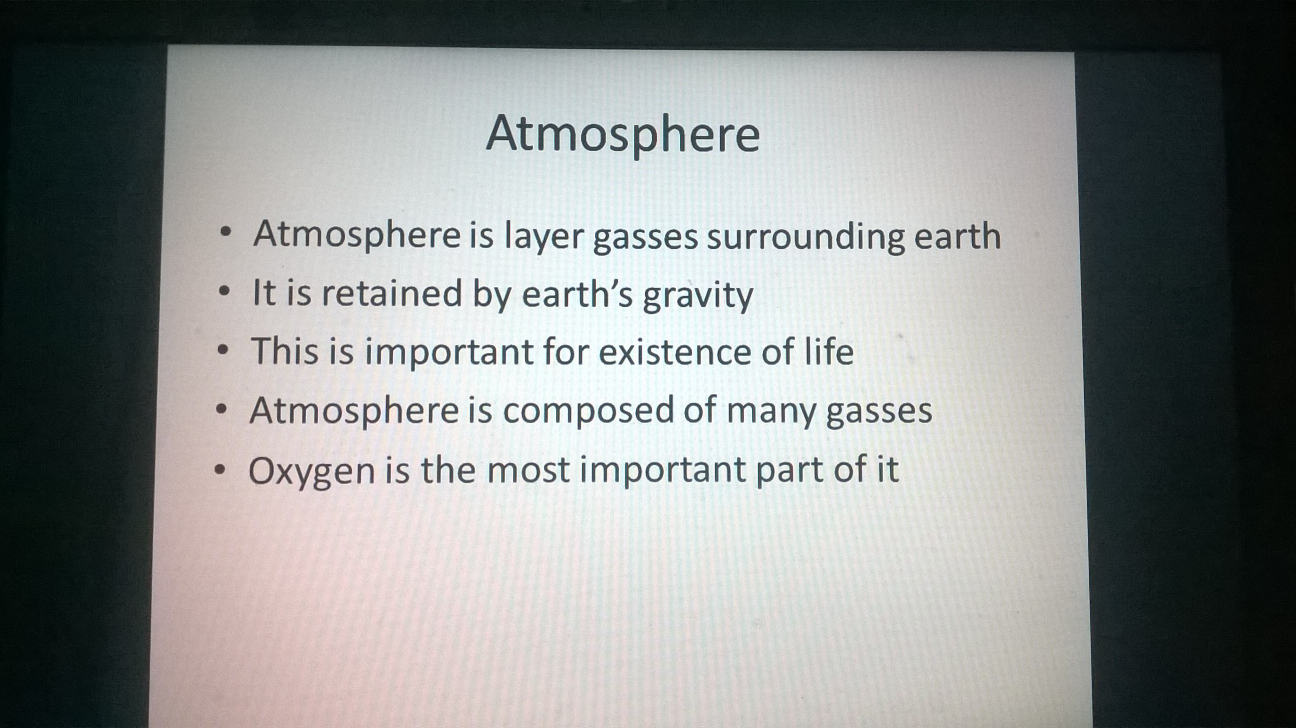
//> input picture sample_images/slide1.jpg, 2592 x 1456 px (shown at 1/2 size)
$ ./slideChange sample_images/slide1.jpg sample_images/slide2.jpg   (built with g++ and OpenCV 4)
//> lines starting //> are read from the running program, lines starting //| are printed output that depends on the picture; after the words box and inside, x2 and y2 are one past the last pixel; in counts of white or black regions, pixels touching at a corner belong together
#include <opencv2/highgui/highgui.hpp>
#include <opencv2/imgproc/imgproc.hpp>
#include <tesseract/baseapi.h>
#include <iostream>
#include <fstream>
#include <stdio.h>
#include <string>

using namespace cv;
using namespace std;

#define NORM_TH 200000

bool slideChange(string arg1, string arg2) {
//> called with arg1 = "sample_images/slide1.jpg", arg2 = "sample_images/slide2.jpg"
	Mat im1,im1_gray,im1_bw;
	Mat im2,im2_gray,im2_bw;

  	/// Read the image
  	im1 = imread( arg1, 1 );
//> im1 is the input picture: 1456 rows x 2592 cols, CV_8UC3; mean B, G, R 143.5, 144.8, 142.4
  	if( !im1.data )
  		{ return false; }

  	im2 = imread( arg2, 1 );
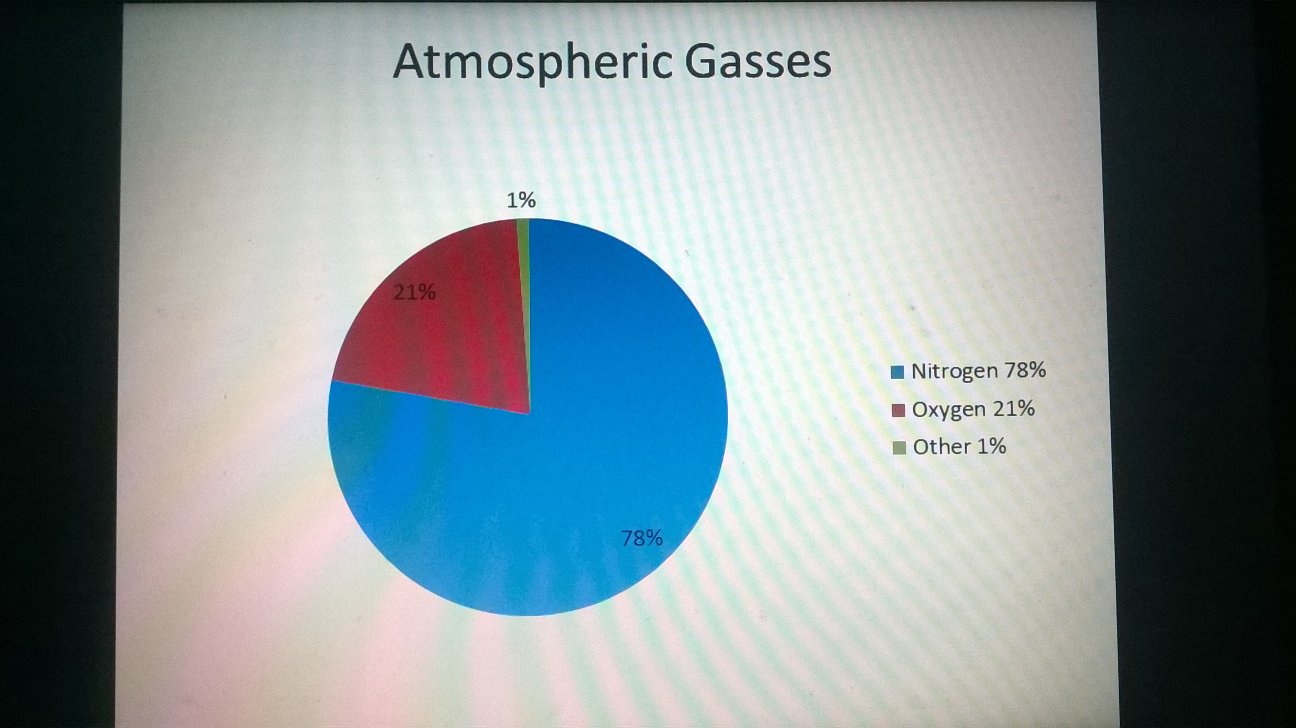
//> input picture sample_images/slide2.jpg, 2592 x 1456 px (shown at 1/2 size)
//> im2 is the input picture: 1456 rows x 2592 cols, CV_8UC3; mean B, G, R 151.5, 147.4, 134.7
  	if( !im2.data )
  		{ return false; }

  	/// Convert it to gray
	cvtColor( im1, im1_gray, CV_BGR2GRAY );
	cvtColor( im2, im2_gray, CV_BGR2GRAY );
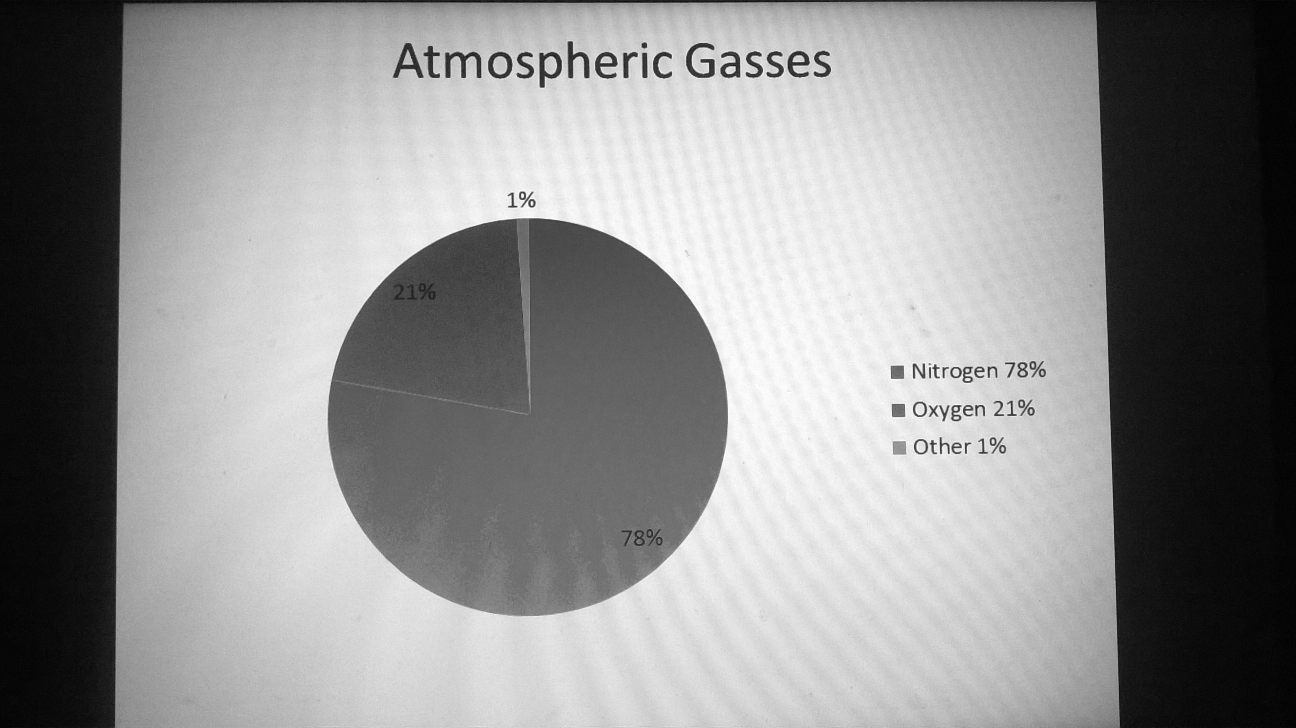
//> im2_gray: 1456 rows x 2592 cols, CV_8UC1 (shown at 1/2 size); min 0, max 255, mean 144.1

	/// Convert to black and white
	im1_bw = im1_gray > 128;
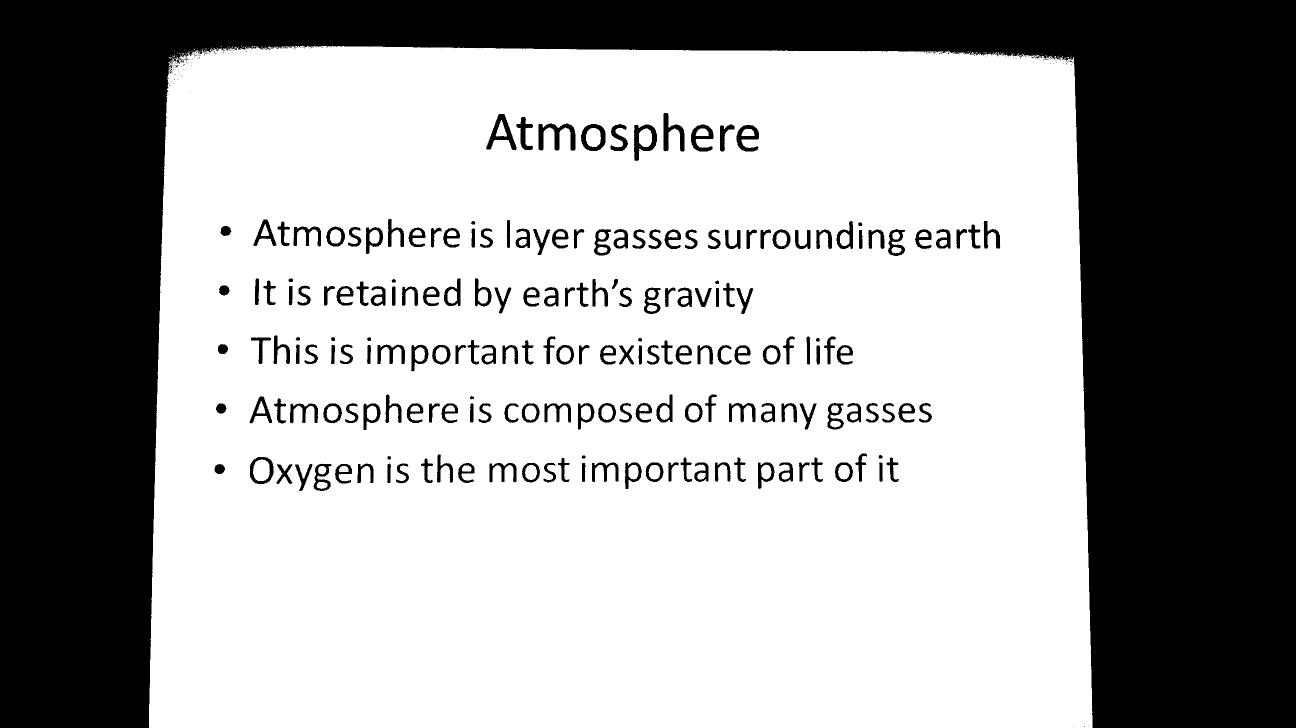
//> im1_bw: 1456 rows x 2592 cols, CV_8UC1 (shown at 1/2 size); 63.8% white; 350 black regions (154 under 20 px), largest, box (x1, y1, x2, y2) and area: (0, 0, 2592, 1456) 1264251, (1077, 247, 1151, 301) 1831, (972, 228, 1033, 300) 1554
	im2_bw = im2_gray > 128;
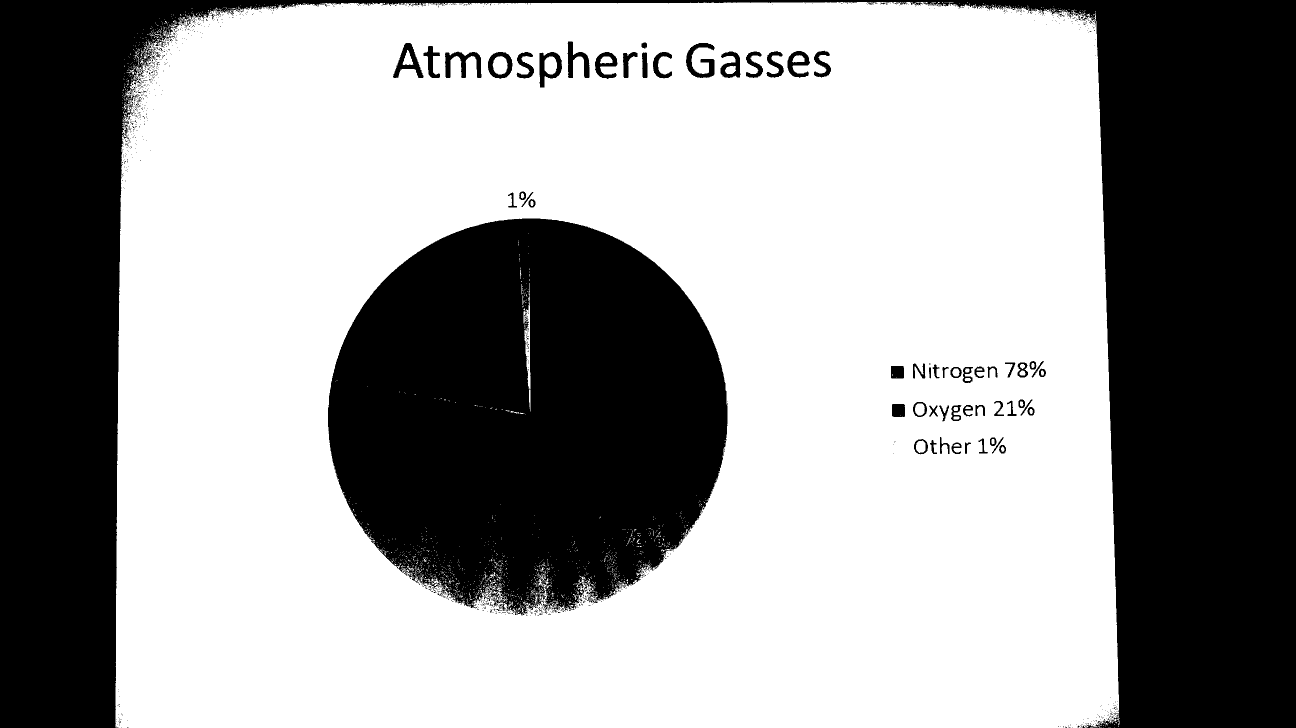
//> im2_bw: 1456 rows x 2592 cols, CV_8UC1 (shown at 1/2 size); 61.8% white; 1121 black regions (1053 under 20 px), largest, box (x1, y1, x2, y2) and area: (0, 0, 2592, 1456) 925618, (656, 437, 1455, 1230) 485136, (890, 103, 963, 156) 1762

	double norm_val;

	norm_val = norm( im1_bw, im2_bw, NORM_L2);
//> norm_val = 236981.3
	cout << "norm_val: " << norm_val << endl;
//| norm_val: 236981
	if(norm_val > NORM_TH)
		return true;

	return false;
}

int main(int argc, char** argv)
{
	string im1 = argv[1];
	string im2 = argv[2];
	bool x = slideChange(im1,im2);
	cout << "slideChange: " << x << endl;
	return 0;
}
